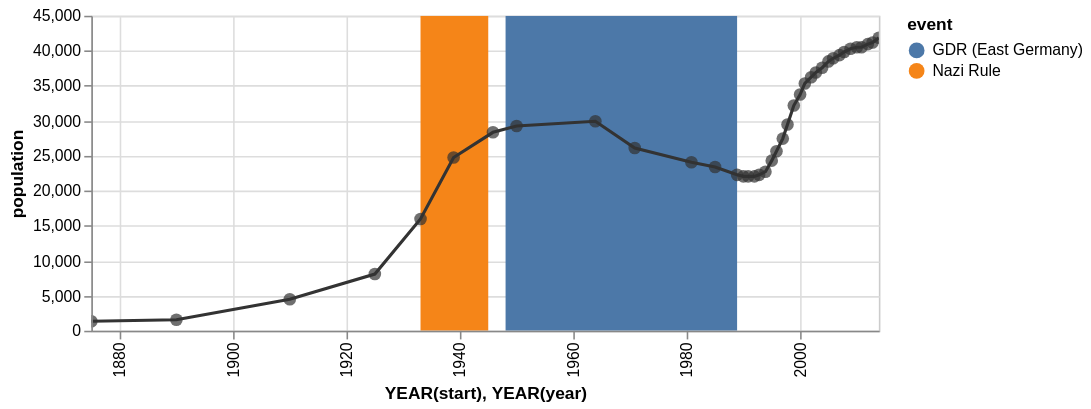

Source (Vega-Lite JSON):
### Vega specification from a JSON file in a GitHub repository (floating-point values rounded to 4 significant figures)
{"$schema": "https://vega.github.io/schema/vega/v3.0.json", "description": "The population of the German city of Falkensee over time", "autosize": "pad", "padding": 5, "encode": {"update": {"stroke": {"value": "#ccc"}, "fill": {"value": "transparent"}}}, "data": [{"name": "source_0", "values": [{"year": "1875", "population": 1309}, {"year": "1890", "population": 1558}, {"year": "1910", "population": 4512}, {"year": "1925", "population": 8180}, {"year": "1933", "population": 15915}, {"year": "1939", "population": 24824}, {"year": "1946", "population": 28275}, {"year": "1950", "population": 29189}, {"year": "1964", "population": 29881}, {"year": "1971", "population": 26007}, {"year": "1981", "population": 24029}, {"year": "1985", "population": 23340}, {"year": "1989", "population": 22307}, {"year": "1990", "population": 22087}, {"year": "1991", "population": 22139}, {"year": "1992", "population": 22105}, {"year": "1993", "population": 22242}, {"year": "1994", "population": 22801}, {"year": "1995", "population": 24273}, {"year": "1996", "population": 25640}, {"year": "1997", "population": 27393}, {"year": "1998", "population": 29505}, {"year": "1999", "population": 32124}, {"year": "2000", "population": 33791}, {"year": "2001", "population": 35297}, {"year": "2002", "population": 36179}, {"year": "2003", "population": 36829}, {"year": "2004", "population": 37493}, {"year": "2005", "population": 38376}, {"year": "2006", "population": 39008}, {"year": "2007", "population": 39366}, {"year": "2008", "population": 39821}, {"year": "2009", "population": 40179}, {"year": "2010", "population": 40511}, {"year": "2011", "population": 40465}, {"year": "2012", "population": 40905}, {"year": "2013", "population": 41258}, {"year": "2014", "population": 41777}]}, {"name": "source_1", "values": [{"start": "1933", "end": "1945", "event": "Nazi Rule"}, {"start": "1948", "end": "1989", "event": "GDR (East Germany)"}]}, {"name": "data_0", "source": "source_0", "transform": [{"type": "formula", "expr": "timeParse(datum[\"year\"],'%Y')", "as": "year"}]}, {"name": "data_1", "source": "data_0", "transform": [{"type": "formula", "expr": "toDate(datum[\"year\"])", "as": "year"}, {"type": "formula", "expr": "toNumber(datum[\"population\"])", "as": "population"}, {"type": "filter", "expr": "datum[\"year\"] !== null && !isNaN(datum[\"year\"]) && datum[\"population\"] !== null && !isNaN(datum[\"population\"])"}, {"type": "formula", "as": "year_year", "expr": "datetime(year(datum[\"year\"]), 0, 1, 0, 0, 0, 0)"}, {"type": "collect", "sort": {"field": "year_year", "order": "descending"}}]}, {"name": "data_2", "source": "data_0", "transform": [{"type": "formula", "expr": "toDate(datum[\"year\"])", "as": "year"}, {"type": "formula", "expr": "toNumber(datum[\"population\"])", "as": "population"}, {"type": "filter", "expr": "datum[\"year\"] !== null && !isNaN(datum[\"year\"]) && datum[\"population\"] !== null && !isNaN(datum[\"population\"])"}, {"type": "formula", "as": "year_year", "expr": "datetime(year(datum[\"year\"]), 0, 1, 0, 0, 0, 0)"}]}, {"name": "data_3", "source": "source_1", "transform": [{"type": "formula", "expr": "timeParse(datum[\"start\"],'%Y')", "as": "start"}, {"type": "formula", "expr": "timeParse(datum[\"end\"],'%Y')", "as": "end"}, {"type": "filter", "expr": "datum[\"start\"] !== null && !isNaN(datum[\"start\"])"}, {"type": "formula", "as": "year_start", "expr": "datetime(year(datum[\"start\"]), 0, 1, 0, 0, 0, 0)"}, {"type": "formula", "as": "year_end", "expr": "datetime(year(datum[\"end\"]), 0, 1, 0, 0, 0, 0)"}]}], "signals": [{"name": "width", "update": "500"}, {"name": "height", "update": "200"}], "marks": [{"name": "layer_0_marks", "type": "rect", "from": {"data": "data_3"}, "encode": {"update": {"x": {"scale": "x", "field": "year_start"}, "x2": {"scale": "x", "field": "year_end"}, "y": {"value": 0}, "y2": {"field": {"group": "height"}}, "fill": {"scale": "color", "field": "event"}}}, "clip": true}, {"name": "layer_1_layer_0_marks", "type": "line", "from": {"data": "data_1"}, "encode": {"update": {"x": {"scale": "x", "field": "year_year"}, "y": {"scale": "y", "field": "population"}, "stroke": {"value": "#333"}}}, "clip": true}, {"name": "layer_1_layer_1_marks", "type": "symbol", "role": "pointOverlay", "from": {"data": "data_2"}, "encode": {"update": {"x": {"scale": "x", "field": "year_year"}, "y": {"scale": "y", "field": "population"}, "fill": {"value": "#333"}, "opacity": {"value": 0.7}}}, "clip": true}], "scales": [{"name": "x", "type": "time", "domain": {"fields": [{"data": "data_3", "field": "year_start"}, {"data": "data_3", "field": "year_end"}, {"data": "data_1", "field": "year_year"}, {"data": "data_2", "field": "year_year"}], "sort": true}, "range": [0, {"signal": "width"}], "round": true, "nice": "year"}, {"name": "color", "type": "ordinal", "domain": {"data": "data_3", "field": "event", "sort": true}, "range": "category"}, {"name": "y", "type": "linear", "domain": {"fields": [{"data": "data_1", "field": "population"}, {"data": "data_2", "field": "population"}], "sort": true}, "range": [{"signal": "height"}, 0], "round": true, "nice": true, "zero": true}], "axes": [{"scale": "x", "orient": "bottom", "tickCount": 5, "title": "YEAR(start), YEAR(year)", "zindex": 1, "encode": {"labels": {"update": {"text": {"signal": "timeFormat(datum.value, '%Y')"}, "angle": {"value": 270}, "align": {"value": "right"}, "baseline": {"value": "middle"}}}}}, {"scale": "x", "domain": false, "grid": true, "labels": false, "maxExtent": 0, "minExtent": 0, "orient": "bottom", "tickCount": 5, "ticks": false, "zindex": 0, "gridScale": "y"}, {"scale": "y", "orient": "left", "title": "population", "zindex": 1}, {"scale": "y", "domain": false, "grid": true, "labels": false, "maxExtent": 0, "minExtent": 0, "orient": "left", "ticks": false, "zindex": 0, "gridScale": "x"}], "legends": [{"fill": "color", "title": "event"}], "config": {"axis": {"minExtent": 30}}}
